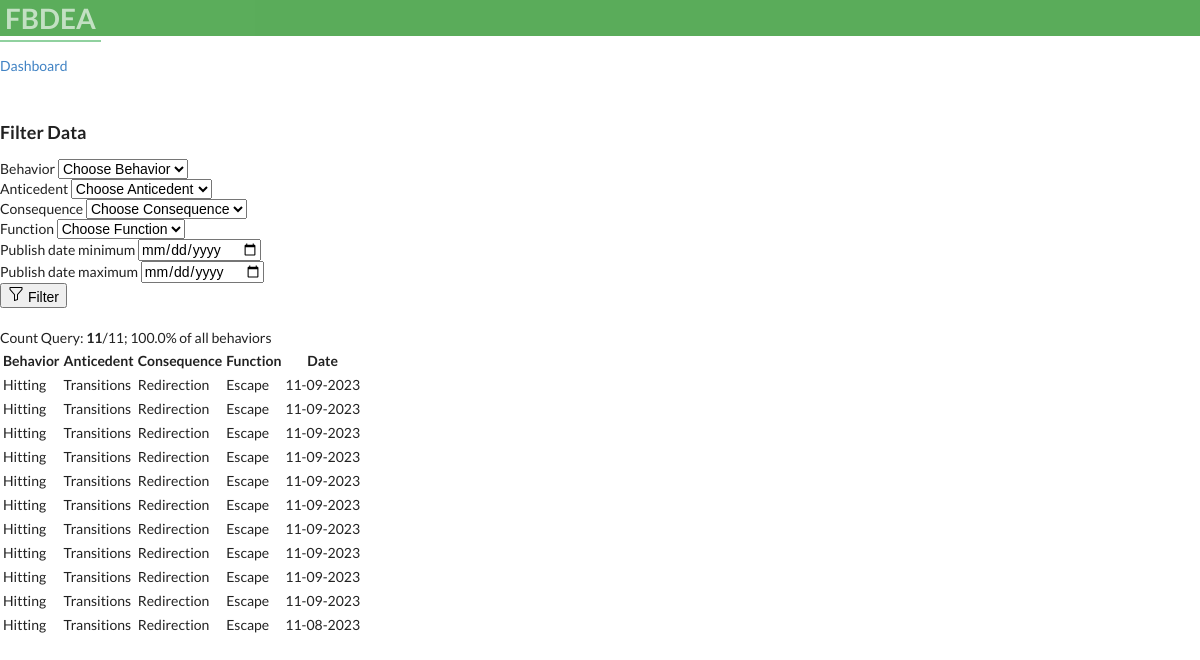
/filter_data/5/, run on an earlier commit of the app's database.
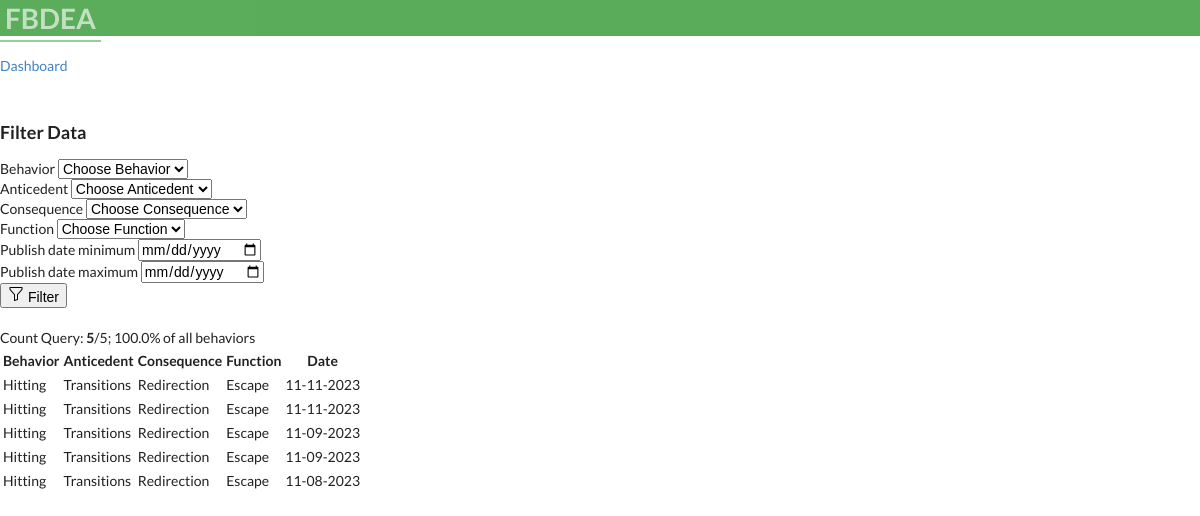
And on a later commit of the database.
### bip/models.py (models this page shows, shortened)
class Case(models.Model):
        student= models.ForeignKey(Student,on_delete=models.CASCADE)
        behavior = models.ForeignKey(Behavior, on_delete=models.CASCADE)
        user = models.ForeignKey(User, on_delete=models.CASCADE, default=None)
        anticedent = models.ForeignKey(Anticedent,on_delete=models.CASCADE)
        function = models.ForeignKey(Function,on_delete=models.CASCADE)
        consequence = models.ForeignKey(Consequence,on_delete=models.CASCADE)
        date_created = models.DateField(null=True, blank=True, default=timezone.now)
        duration = models.PositiveIntegerField(null=True, blank=True, verbose_name='Duration')
        time = models.TimeField(null=True, blank=True)
        frequency = models.PositiveIntegerField(null=True, blank=True, verbose_name='Frequency')
        context = models.CharField(max_length=200,verbose_name= 'Context', null=True, blank=True)
        class Meta:
            ordering = ['-date_created']

class Behavior(models.Model):
        behaviorincident = models.CharField(max_length=30,verbose_name= 'Behavior')
        behavior_definition = models.CharField(null=True, blank=True, max_length=1000,verbose_name= 'Behavior Definition')
        student= models.ForeignKey(Student,on_delete=models.CASCADE)
        user = models.ForeignKey(User, on_delete=models.CASCADE,  default=None)
        def __str__(self):
          return self.behaviorincident

class Anticedent(models.Model):
        anticedentincident = models.CharField(max_length=30,verbose_name= 'Anticedent', null=True, blank=True)
        student= models.ForeignKey(Student,on_delete=models.CASCADE)
        anticedent_definition = models.CharField(null=True, blank=True, max_length=1000)
        user = models.ForeignKey(User, on_delete=models.CASCADE,  default=None)
        def __str__(self):
          return self.anticedentincident

class Consequence(models.Model):
        behaviorconsequence = models.CharField(max_length=30, null=True, blank=True,verbose_name= 'Consequence')
        student= models.ForeignKey(Student,on_delete=models.CASCADE)
        user = models.ForeignKey(User, on_delete=models.CASCADE,  default=None)
        def __str__(self):
          return self.behaviorconsequence

class Function(models.Model):
        behaviorfunction = models.CharField(max_length=30, null=True, blank=True,verbose_name= 'Function')
        student= models.ForeignKey(Student,on_delete=models.CASCADE)
        user = models.ForeignKey(User, on_delete=models.CASCADE,  default=None)
        def __str__(self):
          return self.behaviorfunction

### bip/views.py (the view)
# urls.py: path('filter_data/<pk>/', views.filter_data, name='filter_data'),
def filter_data(request, pk):
    student = get_object_or_404(Student, pk=pk)
    student_cases = student.case_set.all()
    behavior_query = request.GET.get('behavior')
    anticedent_query = request.GET.get('anticedent')
    consequence_query = request.GET.get('consequence')
    function_query = request.GET.get('function')
    date_min = request.GET.get('date_min')
    date_max = request.GET.get('date_max')
    qs = student_cases
    if is_valid_queryparam(behavior_query) and behavior_query != 'Choose Behavior':
        qs = qs.filter(Q(behavior__behaviorincident=behavior_query))
    if is_valid_queryparam(anticedent_query) and anticedent_query != 'Choose Anticedent':
        qs = qs.filter(Q(anticedent__anticedentincident=anticedent_query))
    if is_valid_queryparam(consequence_query) and consequence_query != 'Choose Consequence':
        qs = qs.filter(Q(consequence__behaviorconsequence=consequence_query))
    if is_valid_queryparam(function_query) and function_query != 'Choose Function':
        qs = qs.filter(Q(function__behaviorfunction=function_query))
    if is_valid_queryparam(date_min):
        qs = qs.filter(Q(date_created__gte=date_min))
    if is_valid_queryparam(date_max):
        qs = qs.filter(Q(date_created__lt=date_max))
    qs_count = qs.count()
    total_beh = student_cases.count()
    beh_devide = (qs_count / total_beh) * 100 if total_beh else None
    context = {
        'queryset': qs,
        'student_cases': student_cases,
        'behaviorset': student.behavior_set.all(),
        'anticedentset': student.anticedent_set.all(),
        'functionset': student.function_set.all(),
        'consequenceset': student.consequence_set.all(),
        'case': Case.objects.all(),
        'qs_count': qs_count,
        'student': student,
        'values': request.GET,
        'total_beh': total_beh,
        'beh_devide': beh_devide
    }
    return render(request, 'bip/filter_data.html', context)

### bip/context_processors.py (called while the page is built)
def user_context(request):
    user = get_user(request)
    return {'user': user}

### bip/views.py (called while the page is built)
def is_valid_queryparam(param):
    return param != '' and param is not None

### bip/templates/bip/filter_data.html (shortened to what this page needs)
{% extends 'partials/base.html' %}
{% block content %}
<br>
<div class="container ">
<a class="btn btn-outline-info btn-sm btn-block" href="{% url 'bip:dashboard' student.id %}"
>Dashboard</a>
<div class="container text-center">
<br>
<h3>Filter Data</h3>
<form method="GET" action=".">
      <div class="form-row">
       <div class="form-group col-md-2">
            <label for="behavior">Behavior</label>
            <select id="behavior" class="form-control" name="behavior">
              <option selected>Choose Behavior</option>
            </select>
          </div>
          <div class="form-group col-md-2">
            <label for="anticedent">Anticedent</label>
            <select id="anticedent" class="form-control" name="anticedent">
              <option selected>Choose Anticedent</option>
            </select>
          </div>
          <div class="form-group col-md-2">
            <label for="function">Consequence</label>
            <select id="function" class="form-control" name="consequence">
              <option selected>Choose Consequence</option>
            </select>
          </div>
          <div class="form-group col-md-2">
            <label for="function">Function</label>
            <select id="function" class="form-control" name="function">
              <option selected>Choose Function</option>
            </select>
          </div>
        </div>
        <div class="form-row">
        <div class="form-group col-md-2 col-lg-2">
          <label for="publishDateMin">Publish date minimum</label>
          <input type="date" class="form-control" id="pdate_cteatedublishDateMin" name="date_min">
        </div>
        <div class="form-group col-md-2 col-lg-2">
          <label for="publishDateMax">Publish date maximum</label>
          <input type="date" class="form-control" id="publishDateMax" name="date_max">
        </div>
      </div>
      <button type="submit" class="btn btn-primary"> Filter </button>
    </form>
  </div>
    </div>
      <br>
      <div class= 'container'>
      <div>   <p><h31>Count Query: <b>{{qs_count}}</b>/{{total_beh}};
         {{beh_devide|floatformat:1}}% of all behaviors </h3></p></div>
      <div class="row">
        <div class="col-md">
          <div class="card card-body">
            <table class="table table-sm">
              <tr>
                <th>Behavior</th>
                <th>Anticedent</th>
                <th>Consequence</th>
                <th>Function</th>
                <th>Date</th>
              </tr>
              {% for atrributes in queryset %}
                    <tr>
                <td>{{ atrributes.behavior }}</td>
              <td> {{ atrributes.anticedent }}</td>
                <td>{{atrributes.consequence}}</td>
                <td>{{atrributes.function}}</td>
                <td>{{atrributes.date_created|date:'m-d-Y'}}</td>
               {% endfor%}
              </tr>
            </table>
          </div>
        </div>
      </div>
    </div>
{%endblock%}

### bip/templates/partials/base.html (shortened to what this page needs)
{% load static %}
<!DOCTYPE html>
<html lang="en">
  <head>
    <link
      rel="stylesheet"
      href="https://cdn.jsdelivr.net/npm/bootstrap@4.6.1/dist/css/bootstrap.min.css"integrity="sha384-zCbKRCUGaJDkqS1kPbPd7TveP5iyJE0EjAuZQTgFLD2ylzuqKfdKlfG/eSrtxUkn"crossorigin="anonymous"
    />
    <link rel="stylesheet" type='text/css' href="https://cdnjs.cloudflare.com/ajax/libs/semantic-ui/2.2.14/semantic.min.css">
    <link rel="stylesheet" type="text/css" href="{% static 'css/style.css' %} ">
  </head>
  <body>
    {% load crispy_forms_tags %}
    {% include 'partials/nav.html'%} {% block content %} {% endblock %}
  </body>
</html>

### bip/templates/partials/nav.html (shortened to what this page needs)
  <nav class="navbar navbar-dark ">
          <div class="navbar navbar-expand-lg">
                    {% if user.is_authenticated  %}
                    <div class="navbar-new">
                    <h1 class="logo"> <a class="colorwhite" href="">FBDEA ({{ user.username }})</a></h1>
          </div>
              <a class='colorwhite' class="nav-item nav-link" href="{% url 'bip:logout' %}"  >Log out</a>
          </div>
          <div class="navbar-nav ml-auto">
              <a class="nav-item nav-link" href="{% url 'bip:create_student' %}">Add Case</a>
              <a class="nav-item nav-link" href="{% url 'bip:for_user' username=user.username %}">Case List</a>
          </div>
        {% else %}
        <div class="navbar navbar-expand-lg">
          <div class="navbar-new">
          <h1 class="logo"> <a class="colorwhite" href="">FBDEA</a></h1>
</div>
</div>
        {% endif %}
</nav>

### staticfiles/static_cdn/static_root/css/style.css (style rules this page uses)
body { background: white; }
.navbar { opacity: 0.8; transition: 0.5s; background-color: #393; color: white; opacity: 0.8; transition: 0.5s; }
.navbar .colorwhite { color: white; ; text-decoration: none; padding: 5px; }

What changed in the data, as far as the page shows it:
removed Case: behavior "Hitting", anticedent "Transitions", consequence "Redirection", function "Escape", date_created "11-09-2023"
removed Case: behavior "Hitting", anticedent "Transitions", consequence "Redirection", function "Escape", date_created "11-09-2023"
removed Case: behavior "Hitting", anticedent "Transitions", consequence "Redirection", function "Escape", date_created "11-09-2023"
removed Case: behavior "Hitting", anticedent "Transitions", consequence "Redirection", function "Escape", date_created "11-09-2023"
removed Case: behavior "Hitting", anticedent "Transitions", consequence "Redirection", function "Escape", date_created "11-09-2023"
removed Case: behavior "Hitting", anticedent "Transitions", consequence "Redirection", function "Escape", date_created "11-09-2023"
removed Case: behavior "Hitting", anticedent "Transitions", consequence "Redirection", function "Escape", date_created "11-09-2023"
removed Case: behavior "Hitting", anticedent "Transitions", consequence "Redirection", function "Escape", date_created "11-09-2023"
added Case: behavior "Hitting", anticedent "Transitions", consequence "Redirection", function "Escape", date_created "11-11-2023"
added Case: behavior "Hitting", anticedent "Transitions", consequence "Redirection", function "Escape", date_created "11-11-2023"
Also different on the page:
{{ qs_count }}: "11" → "5"
{{ total_beh }}: "11" → "5"
